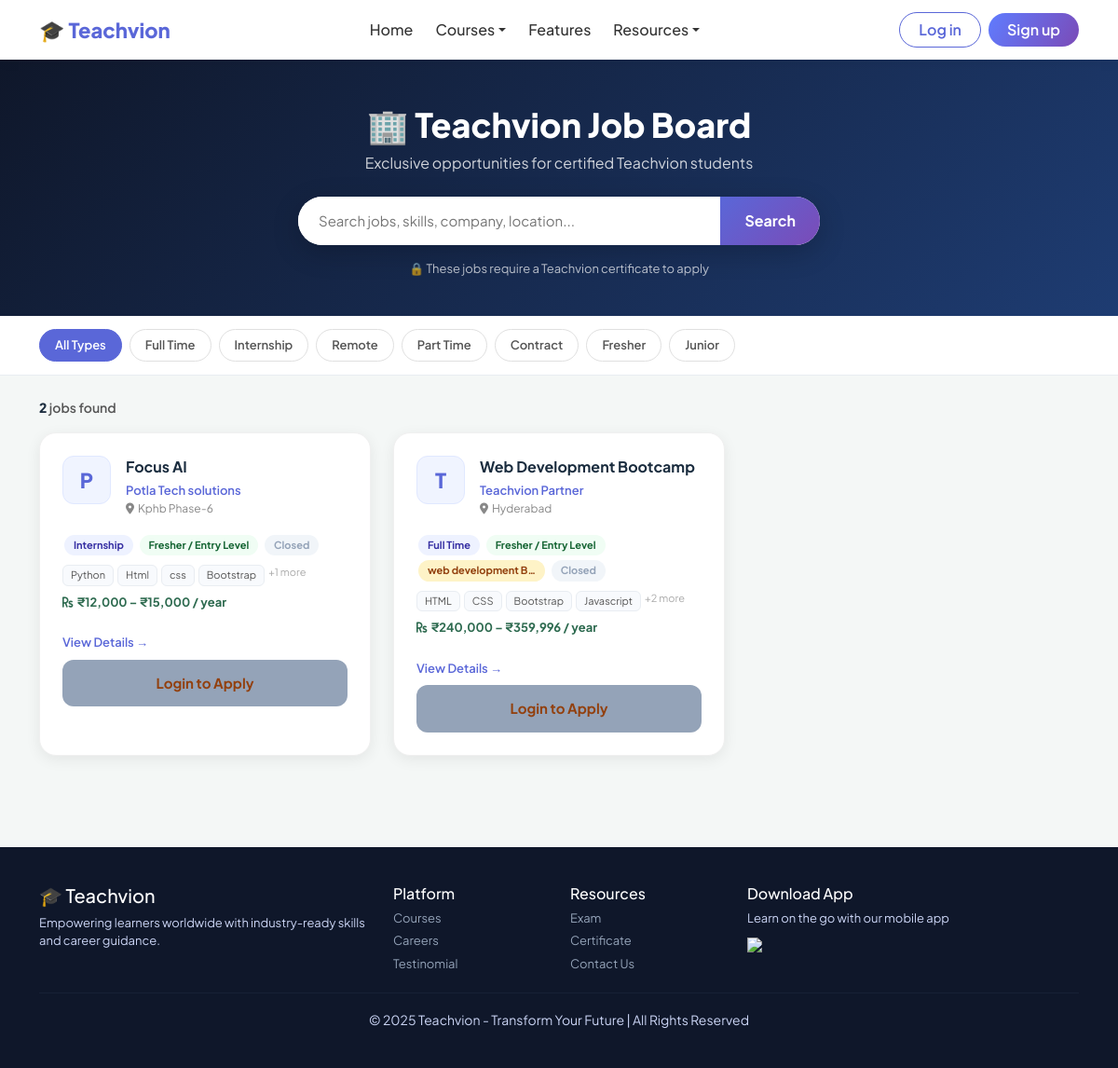
Screenshot of /jobs/ with the database file from the repository.
### jobs/models.py (models this page shows, shortened)
class JobListing(models.Model):
    TYPE_CHOICES = [
        ('full_time',  'Full Time'),
        ('part_time',  'Part Time'),
        ('internship', 'Internship'),
        ('contract',   'Contract'),
        ('remote',     'Remote'),
    ]
    LEVEL_CHOICES = [
        ('fresher',   'Fresher / Entry Level'),
        ('junior',    'Junior (1-2 yrs)'),
        ('mid',       'Mid Level (2-5 yrs)'),
        ('senior',    'Senior (5+ yrs)'),
    ]
    company          = models.ForeignKey(
        CompanyProfile, on_delete=models.CASCADE, related_name='jobs'
    )
    title            = models.CharField(max_length=200)
    description      = models.TextField()
    requirements     = models.TextField(blank=True)
    responsibilities = models.TextField(blank=True)
    job_type         = models.CharField(max_length=20, choices=TYPE_CHOICES, default='full_time')
    level            = models.CharField(max_length=20, choices=LEVEL_CHOICES, default='fresher')
    location         = models.CharField(max_length=200, blank=True)
    salary_min       = models.PositiveIntegerField(null=True, blank=True)
    salary_max       = models.PositiveIntegerField(null=True, blank=True)
    skills           = models.CharField(max_length=500, blank=True,
                                        help_text='Comma-separated skills e.g. Python, Django, SQL')
    required_course  = models.ForeignKey(
        'courses.Course', on_delete=models.SET_NULL,
        null=True, blank=True, related_name='job_listings',
        help_text='Leave blank to allow any certified student'
    )
    min_exam_score   = models.PositiveIntegerField(
        default=50, help_text='Minimum exam score % required'
    )
    is_active        = models.BooleanField(default=True)
    is_approved      = models.BooleanField(default=False)  # admin approves
    deadline         = models.DateField(null=True, blank=True)
    posted_at        = models.DateTimeField(auto_now_add=True)
    class Meta:
        ordering = ['-posted_at']
    def is_open(self):
        if not self.is_active or not self.is_approved:
            return False
        if self.deadline and self.deadline < timezone.now().date():
            return False
        return True
    def salary_display(self):
        if self.salary_min and self.salary_max:
            return f'₹{self.salary_min:,} – ₹{self.salary_max:,} / year'
        elif self.salary_min:
            return f'₹{self.salary_min:,}+ / year'
        return 'Not disclosed'
    def skills_list(self):
        return [s.strip() for s in self.skills.split(',') if s.strip()]

class CompanyProfile(models.Model):
    company_user  = models.OneToOneField(
        'accounts.CustomUser', on_delete=models.CASCADE,
        related_name='company_profile',
        null=True, blank=True
    )
    partner       = models.OneToOneField(
        'certificates.PartnerCompany', on_delete=models.SET_NULL,
        null=True, blank=True, related_name='job_profile'
    )
    name          = models.CharField(max_length=200)
    logo          = models.ImageField(upload_to='company_logos/', blank=True, null=True)
    website       = models.URLField(blank=True)
    about         = models.TextField(blank=True)
    location      = models.CharField(max_length=200, blank=True)
    industry      = models.CharField(max_length=100, blank=True)
    is_approved   = models.BooleanField(default=False)
    created_at    = models.DateTimeField(auto_now_add=True)

### courses/models.py (models this page shows, shortened)
class Course(models.Model):
    CATEGORY_CHOICES = [
        ('web', 'Web Development'),
        ('java', 'Java Full Stack'),
        ('python', 'Python Full Stack'),
        ('data', 'Data Analytics'),
        ('ai', 'AI/ML'),
        ('accounting', 'Accounting & Finance'),
        ('business', 'Business Management'),
        ('diet', 'Diet & Nutrition'),
        ('computer_science', 'Computer Science'),
    ]
    trainer = models.ForeignKey(
        settings.AUTH_USER_MODEL,
        on_delete=models.SET_NULL,
        null=True, blank=True,
        related_name='courses_taught',
        limit_choices_to={'role': 'trainer'}
    )
    title = models.CharField(max_length=200)
    description = models.TextField()
    category = models.CharField(max_length=20, choices=CATEGORY_CHOICES)
    price = models.DecimalField(max_digits=10, decimal_places=2)
    thumbnail = models.ImageField(upload_to='course_thumbnails/', blank=True, null=True)
    badge = models.CharField(max_length=50, blank=True)
    is_active = models.BooleanField(default=True)
    created_at = models.DateTimeField(auto_now_add=True)
    updated_at = models.DateTimeField(auto_now=True)

### jobs/views.py (the view, shortened to what this page needs)
# urls.py: path('jobs/',views.job_board_view,name='job_board'),
def job_board_view(request):
    jobs = JobListing.objects.filter(
        is_active=True, is_approved=True
    ).select_related('company', 'required_course')
    q        = request.GET.get('q', '').strip()
    job_type = request.GET.get('type', '')
    level    = request.GET.get('level', '')
    if job_type:
        jobs = jobs.filter(job_type=job_type)
    if level:
        jobs = jobs.filter(level=level)
    applied_job_ids = set()
    student_certs   = []
    from courses.models import Course
    courses = Course.objects.filter(is_active=True)
    return render(request, 'job_board.html', {
        'jobs':            jobs,
        'applied_job_ids': applied_job_ids,
        'student_certs':   student_certs,
        'courses':         courses,
        'q':               q,
        'job_type':        job_type,
        'level':           level,
    })

### jobs/templates/job_board.html (shortened to what this page needs)
{% extends 'base.html' %}
{% load static %}
{% block content %}
<div class="jb-hero">
  <h1>🏢 Teachvion Job Board</h1>
  <p>Exclusive opportunities for certified Teachvion students</p>
  <form method="get" action="{% url 'job_board' %}">
    <div class="search-bar">
      <input type="text" name="q" value="{{ q }}" placeholder="Search jobs, skills, company, location...">
      <button type="submit">Search</button>
    </div>
  </form>
  <div class="mt-3" style="font-size:13px; opacity:.7;">
    🔒 These jobs require a Teachvion certificate to apply
  </div>
</div>
<div class="filter-bar">
  <div class="container d-flex gap-2 flex-wrap">
    <a href="{% url 'job_board' %}{% if q %}?q={{ q }}{% endif %}" class="filter-chip {% if not job_type %}active{% endif %}">All Types</a>
    <a href="?{% if q %}q={{ q }}&{% endif %}type=full_time"  class="filter-chip {% if job_type == 'full_time' %}active{% endif %}">Full Time</a>
    <a href="?{% if q %}q={{ q }}&{% endif %}type=internship" class="filter-chip {% if job_type == 'internship' %}active{% endif %}">Internship</a>
    <a href="?{% if q %}q={{ q }}&{% endif %}type=remote"     class="filter-chip {% if job_type == 'remote' %}active{% endif %}">Remote</a>
    <a href="?{% if q %}q={{ q }}&{% endif %}type=part_time"  class="filter-chip {% if job_type == 'part_time' %}active{% endif %}">Part Time</a>
    <a href="?{% if q %}q={{ q }}&{% endif %}type=contract"   class="filter-chip {% if job_type == 'contract' %}active{% endif %}">Contract</a>
    <a href="?{% if q %}q={{ q }}&{% endif %}level=fresher"   class="filter-chip {% if level == 'fresher' %}active{% endif %}">Fresher</a>
    <a href="?{% if q %}q={{ q }}&{% endif %}level=junior"    class="filter-chip {% if level == 'junior' %}active{% endif %}">Junior</a>
  </div>
</div>
<div class="container my-4 pb-5">
  <div class="d-flex justify-content-between align-items-center mb-3 flex-wrap gap-2">
    <div style="font-size:14px; color:#555; font-weight:600;">
      <strong style="color:#1a2c3e;">{{ jobs|length }}</strong> job{{ jobs|length|pluralize }} found
    </div>
  </div>
  {% if jobs %}
  <div class="row g-4">
    {% for job in jobs %}
    <div class="col-md-6 col-lg-4">
      <div class="job-card">
        <div class="d-flex gap-3 mb-3">
          <div class="co-logo">
            {% if job.company.logo %}<img src="{{ job.company.logo.url }}" alt="">
            {% else %}{{ job.company.name|first|upper }}{% endif %}
          </div>
          <div>
            <div class="job-title">{{ job.title }}</div>
            <div class="co-name">{{ job.company.name }}</div>
            {% if job.location %}<div style="font-size:12px;color:#888;"><i class="fas fa-map-marker-alt me-1"></i>{{ job.location }}</div>{% endif %}
          </div>
        </div>
        <div class="mb-2">
          <span class="tag tag-type">{{ job.get_job_type_display }}</span>
          <span class="tag tag-level">{{ job.get_level_display }}</span>
          {% if job.required_course %}<span class="tag tag-cert">{{ job.required_course.title|truncatechars:18 }}</span>{% endif %}
          {% if not job.is_open %}<span class="tag tag-closed">Closed</span>{% endif %}
        </div>
        {% if job.skills_list %}
        <div class="mb-2 flex-wrap" style="display:flex;gap:4px;">
          {% for skill in job.skills_list|slice:":4" %}
          <span style="background:#f8fafd;border:1px solid #e9edf2;border-radius:6px;padding:2px 8px;font-size:11px;color:#555;">{{ skill }}</span>
          {% endfor %}
          {% if job.skills_list|length > 4 %}<span style="font-size:11px;color:#aaa;">+{{ job.skills_list|length|add:"-4" }} more</span>{% endif %}
        </div>
        {% endif %}
        {% if job.salary_min or job.salary_max %}
        <div class="salary-txt mb-2"><i class="fas fa-rupee-sign me-1"></i>{{ job.salary_display }}</div>
        {% endif %}
        <div class="d-flex gap-2 mt-3 align-items-center flex-wrap">
          <a href="{% url 'job_detail' job.id %}" style="font-size:13px;color:#5a67d8;font-weight:600;text-decoration:none;">View Details →</a>
          {% if request.user.is_authenticated and request.user.role == 'student' %}
            {% if job.id in applied_job_ids %}
              <span class="apply-btn applied">Applied ✓</span>
            {% elif job.is_open %}
              <a href="{% url 'job_detail' job.id %}" class="apply-btn">Apply Now</a>
            {% else %}
              <span class="apply-btn applied">Closed</span>
            {% endif %}
          {% elif not request.user.is_authenticated %}
            <a href="{% url 'login' %}?next={% url 'job_board' %}" class="apply-btn locked">Login to Apply</a>
          {% endif %}
        </div>
      </div>
    </div>
    {% endfor %}
  </div>
  {% endif %}
</div>
{% endblock %}

### static/css/style.css (style rules this page uses)
:root { --primary: #5a67d8; --primary-dark: #4c56c0; --accent: #7b4bb7; --success: #2d6a4f; --bg: #f4f7f6; --text: #1a1a2e; }
* { font-family: 'Plus Jakarta Sans', 'Segoe UI', sans-serif; box-sizing: border-box; }
body { background: var(--bg); margin: 0; color: var(--text); }
body { background: url('https://images.unsplash.com/photo-1600585154731-9d8e469e2b01?ixlib=rb-4.0.3&auto=format&fit=crop&w=1350&q=80') no-repeat center center fixed; background-size: cover; }
h1 { color: #000; font-size: 28px; }
.apply-btn { display: inline-block; background: linear-gradient(135deg, #5a67d8, #7b4bb7); color: white; padding: 10px 24px; border-radius: 25px; font-weight: 700; font-size: 14px; text-decoration: none; transition: .2s; margin-top: 14px; }
body { background: #f4f7f6; }
body { background: #f4f7fc; }
.jb-hero { background: linear-gradient(135deg,#0f172a,#1e3c72); color:white; padding:48px 0 40px; text-align:center; }
.jb-hero h1 { font-size:36px; font-weight:800; margin-bottom:8px; }
.jb-hero p { opacity:.8; font-size:16px; margin-bottom:24px; }
.search-bar { display:flex; max-width:560px; margin:0 auto; background:white; border-radius:40px; overflow:hidden; box-shadow:0 8px 30px rgba(0,0,0,.2); }
.search-bar input { flex:1; border:none; padding:14px 22px; font-size:15px; outline:none; color:#333; }
.search-bar button { background:linear-gradient(135deg,#5a67d8,#7b4bb7); color:white; border:none; padding:14px 26px; font-weight:700; cursor:pointer; }
.filter-bar { background:white; border-bottom:1px solid #e9edf2; padding:14px 0; }
.filter-chip { display:inline-flex; align-items:center; padding:7px 16px; border-radius:20px; border:1.5px solid #e0e0e0; background:white; font-size:13px; font-weight:600; cursor:pointer; transition:.15s; text-decoration:none; color:#555; }
.filter-chip:hover, .filter-chip.active { background:#5a67d8; color:white; border-color:#5a67d8; }
.job-card { background:white; border-radius:18px; padding:24px; box-shadow:0 4px 16px rgba(0,0,0,.07); border:1px solid #f0f0f0; transition:.2s; display:flex; flex-direction:column; height:100%; }
.co-logo { width:52px; height:52px; border-radius:12px; background:#f0f4ff; border:1px solid #e0e8ff; display:flex; align-items:center; justify-content:center; font-size:22px; font-weight:800; color:#5a67d8; flex-shrink:0; overflow:hidden; }
.job-title { font-size:16px; font-weight:700; color:#1a2c3e; margin-bottom:4px; }
.co-name { font-size:13px; color:#5a67d8; font-weight:600; }
.tag { display:inline-block; padding:3px 10px; border-radius:20px; font-size:11px; font-weight:700; margin:2px; }
.tag-type { background:#eef2ff; color:#3730a3; }
.tag-level { background:#f0fdf4; color:#166534; }
.tag-cert { background:#fef3c7; color:#92400e; }
.tag-closed { background:#f1f5f9; color:#94a3b8; }
.salary-txt { font-size:13px; font-weight:700; color:#2d6a4f; }
.apply-btn { background:linear-gradient(135deg,#5a67d8,#7b4bb7); color:white; border:none; border-radius:20px; padding:9px 22px; font-size:13px; font-weight:700; cursor:pointer; text-decoration:none; display:inline-block; transition:.2s; margin-top:auto; }
.apply-btn.locked { background:#fef3c7; color:#92400e; }
.tag { display:inline-block; padding:4px 12px; border-radius:20px; font-size:12px; font-weight:700; margin:2px; }
.apply-btn { display:block; width:100%; padding:14px; background:linear-gradient(135deg,#5a67d8,#7b4bb7); color:white; border:none; border-radius:12px; font-size:15px; font-weight:700; cursor:pointer; text-align:center; text-decoration:none; transition:.2s; }
.apply-btn.locked { background:#94a3b8; cursor:default; }
.tag { display:inline-block; padding:3px 10px; border-radius:20px; font-size:11px; font-weight:700; }

### courses/templates/base.html (style rules this page uses)
:root { --primary: #5a67d8; --primary-dark: #4c56c0; --accent: #7b4bb7; --success: #2d6a4f; --bg: #f4f7f6; }
* { font-family: 'Plus Jakarta Sans', sans-serif; }
body { background: var(--bg); margin: 0; }

### rows the page displays
JobListing: company.name|first "P", title "Focus AI", company.name "Potla Tech solutions", location "Kphb Phase-6", job_type "Internship", level "Fresher / Entry Level", is_active "Closed", skills_list "Python" "Html" "css" "Bootstrap", skills_list|length "1", salary_display "₹12,000 – ₹15,000 / year"
JobListing: company.name|first "T", title "Web Development Bootcamp", company.name "Teachvion Partner", location "Hyderabad", job_type "Full Time", level "Fresher / Entry Level", required_course "web development B…", is_active "Closed", skills_list "HTML" "CSS" "Bootstrap" "Javascript", skills_list|length "2", salary_display "₹240,000 – ₹359,996 / year"

### other values shown
{{ jobs|length }} "2"
